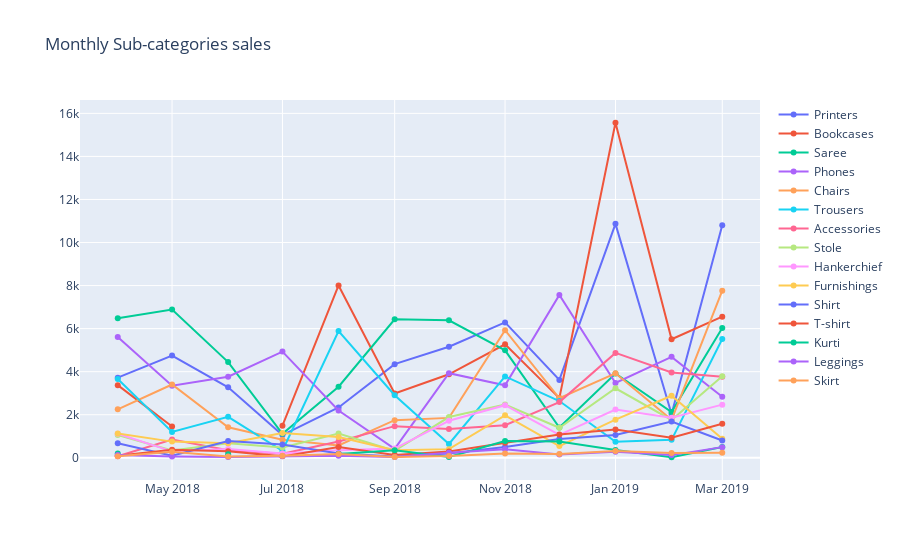

This figure's notebook cell:
### Markdown cell above
### Monthly sub-catogory sales visualization

### Code cell
import plotly.graph_objects as go
fig = go.Figure()
for i in range(ordersubb['Sub-Category'].nunique()):
    x = ordersubb.iloc[:, 1:13].columns
    fig.add_trace(go.Scatter(x = x, y = ordersubb.iloc[i, 1:13], mode = 'lines+markers', name = ordersubb['Sub-Category'].unique()[i]))
    i+=1  
fig.update_layout(title = 'Monthly Sub-categories sales')
fig.show()

### Figure 1 — Plotly figure (JSON) as saved in the notebook; plotly's stock layout.template omitted (floating-point values rounded to 4 significant figures)
{"data": [{"mode": "lines+markers", "name": "Printers", "type": "scatter", "x": ["2018-04", "2018-05", "2018-06", "2018-07", "2018-08", "2018-09", "2018-10", "2018-11", "2018-12", "2019-01", "2019-02", "2019-03"], "y": [3722, 4750, 3274, 1055, 2335, 4349, 5159, 6290, 3617, 10867, 2035, 10799]}, {"mode": "lines+markers", "name": "Bookcases", "type": "scatter", "x": ["2018-04", "2018-05", "2018-06", "2018-07", "2018-08", "2018-09", "2018-10", "2018-11", "2018-12", "2019-01", "2019-02", "2019-03"], "y": [3374, 1455, null, 1489, 8004, 2989, 3878, 5274, 2773, 15564, 5507, 6554]}, {"mode": "lines+markers", "name": "Saree", "type": "scatter", "x": ["2018-04", "2018-05", "2018-06", "2018-07", "2018-08", "2018-09", "2018-10", "2018-11", "2018-12", "2019-01", "2019-02", "2019-03"], "y": [6483, 6885, 4445, 1112, 3300, 6433, 6389, 4991, 1403, 3914, 2128, 6028]}, {"mode": "lines+markers", "name": "Phones", "type": "scatter", "x": ["2018-04", "2018-05", "2018-06", "2018-07", "2018-08", "2018-09", "2018-10", "2018-11", "2018-12", "2019-01", "2019-02", "2019-03"], "y": [5609, 3348, 3768, 4932, 2194, 413, 3928, 3365, 7564, 3475, 4688, 2835]}, {"mode": "lines+markers", "name": "Chairs", "type": "scatter", "x": ["2018-04", "2018-05", "2018-06", "2018-07", "2018-08", "2018-09", "2018-10", "2018-11", "2018-12", "2019-01", "2019-02", "2019-03"], "y": [2251, 3404, 1415, 840, 570, 1746, 1854, 5930, 2765, 3923, 1764, 7760]}, {"mode": "lines+markers", "name": "Trousers", "type": "scatter", "x": ["2018-04", "2018-05", "2018-06", "2018-07", "2018-08", "2018-09", "2018-10", "2018-11", "2018-12", "2019-01", "2019-02", "2019-03"], "y": [3659, 1198, 1901, 327, 5891, 2908, 642, 3780, 2638, 742, 833, 5520]}, {"mode": "lines+markers", "name": "Accessories", "type": "scatter", "x": ["2018-04", "2018-05", "2018-06", "2018-07", "2018-08", "2018-09", "2018-10", "2018-11", "2018-12", "2019-01", "2019-02", "2019-03"], "y": [68, 850, 349, 187, 759, 1470, 1339, 1515, 2588, 4871, 3967, 3765]}, {"mode": "lines+markers", "name": "Stole", "type": "scatter", "x": ["2018-04", "2018-05", "2018-06", "2018-07", "2018-08", "2018-09", "2018-10", "2018-11", "2018-12", "2019-01", "2019-02", "2019-03"], "y": [1056, 335, 680, 482, 1129, 328, 1892, 2477, 1396, 3228, 1759, 3784]}, {"mode": "lines+markers", "name": "Hankerchief", "type": "scatter", "x": ["2018-04", "2018-05", "2018-06", "2018-07", "2018-08", "2018-09", "2018-10", "2018-11", "2018-12", "2019-01", "2019-02", "2019-03"], "y": [1116, 299, 413, 202, 345, 428, 1720, 2444, 1068, 2242, 1862, 2469]}, {"mode": "lines+markers", "name": "Furnishings", "type": "scatter", "x": ["2018-04", "2018-05", "2018-06", "2018-07", "2018-08", "2018-09", "2018-10", "2018-11", "2018-12", "2019-01", "2019-02", "2019-03"], "y": [1132, 751, 673, 1154, 964, 355, 402, 1974, 542, 1770, 2883, 884]}, {"mode": "lines+markers", "name": "Shirt", "type": "scatter", "x": ["2018-04", "2018-05", "2018-06", "2018-07", "2018-08", "2018-09", "2018-10", "2018-11", "2018-12", "2019-01", "2019-02", "2019-03"], "y": [675, 94, 777, 621, 203, 61, 205, 503, 868, 1062, 1682, 804]}, {"mode": "lines+markers", "name": "T-shirt", "type": "scatter", "x": ["2018-04", "2018-05", "2018-06", "2018-07", "2018-08", "2018-09", "2018-10", "2018-11", "2018-12", "2019-01", "2019-02", "2019-03"], "y": [99, 368, 300, 66, 505, 134, 289, 700, 1087, 1313, 936, 1585]}, {"mode": "lines+markers", "name": "Kurti", "type": "scatter", "x": ["2018-04", "2018-05", "2018-06", "2018-07", "2018-08", "2018-09", "2018-10", "2018-11", "2018-12", "2019-01", "2019-02", "2019-03"], "y": [194, null, 167, null, 179, 351, 36, 783, 759, 363, 25, 504]}, {"mode": "lines+markers", "name": "Leggings", "type": "scatter", "x": ["2018-04", "2018-05", "2018-06", "2018-07", "2018-08", "2018-09", "2018-10", "2018-11", "2018-12", "2019-01", "2019-02", "2019-03"], "y": [128, 62, 34, 79, 92, 33, 231, 391, 152, 285, 124, 495]}, {"mode": "lines+markers", "name": "Skirt", "type": "scatter", "x": ["2018-04", "2018-05", "2018-06", "2018-07", "2018-08", "2018-09", "2018-10", "2018-11", "2018-12", "2019-01", "2019-02", "2019-03"], "y": [68, 277, 65, 92, 178, 41, 84, 201, 174, 317, 220, 229]}], "layout": {"title": {"text": "Monthly Sub-categories sales"}}}
